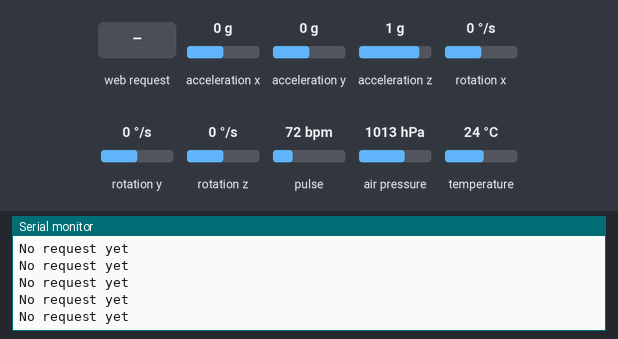
A sketch run on a simulated ESP32. On the bench: the last lines printed to the serial monitor. Inputs (shaded band) come from the test bench; at power-on: acceleration x 0 g, acceleration y 0 g, acceleration z 1 g, rotation x 0 °/s, rotation y 0 °/s, rotation z 0 °/s, pulse 72 bpm, air pressure 1013 hPa, temperature 24 °C. WiFi joins after 1.5 s; servers stay silent unless stated.

Above: at 4.0 s.
4.1 s: HTTP request GET / received
5.6 s: HTTP request GET /bpm received
At 5.76 s:
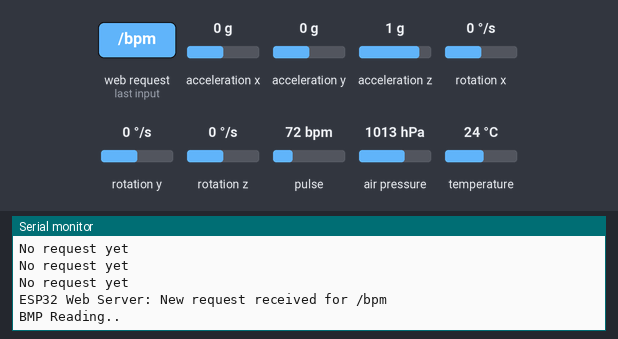
7.1 s: HTTP request GET /hr received
At 7.43 s:
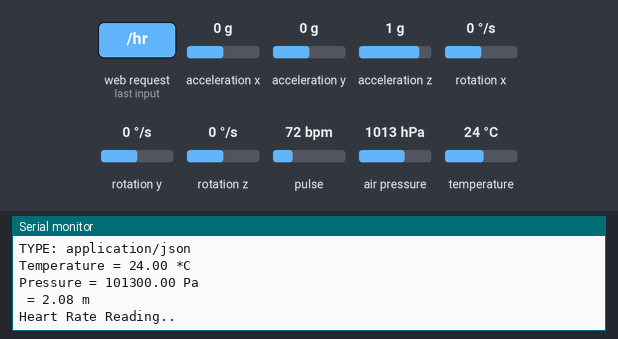
8.7 s: HTTP request GET /axo received
At 8.89 s:
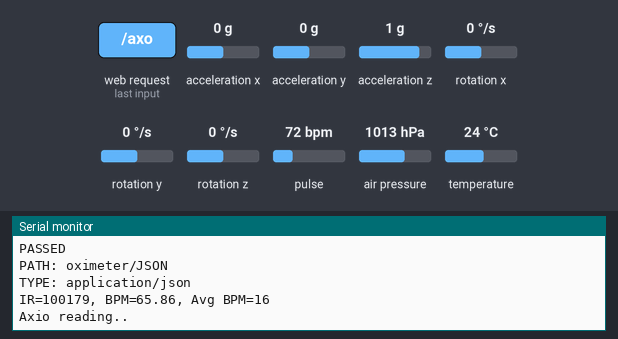
Timing chart, 0 to 11.2 s (numbered marks = the images above; inputs shaded):
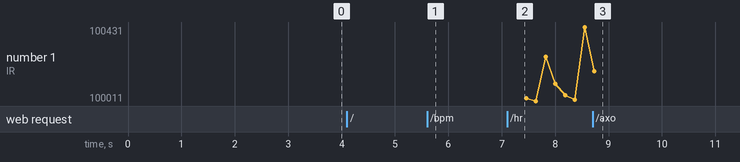

Measured:
- after the input at 5.6 s, the serial monitor: prints a new line at once (image 1)
- after the input at 7.1 s, the serial monitor: prints a new line at once (image 2)
- after the input at 8.7 s, the serial monitor: prints a new line at once (image 3)

The sketch:

IOTmain.ino
```cpp
#include <ArduinoJson.h>
#include <Adafruit_MPU6050.h>
#include <Wire.h>
#include <SPI.h>
#include <Adafruit_BMP280.h>
#include "MAX30105.h"
#include "heartRate.h"
#include <WiFi.h>
#include <FirebaseESP32.h>
#include <Arduino.h>
#include <ESPAsyncWebServer.h>
//Provide the token generation process info.
#include "addons/TokenHelper.h"
//Provide the RTDB payload printing info and other helper functions.
#include "addons/RTDBHelper.h"

// Insert your network credentials
#define WIFI_SSID "Starlink-2.4G"
#define WIFI_PASSWORD "Rksecu_4"

#define API_KEY "AIzaSyDSCCwmVPMFZCwig5jI2liL_Wq0cXOdkYw"
#define DATABASE_URL "https://iotnsbm-9c86b-default-rtdb.asia-southeast1.firebasedatabase.app/"

//Define Firebase Data object
FirebaseData fbdo;

FirebaseAuth auth;
FirebaseConfig config;

unsigned long sendDataPrevMillis = 0;
int count = 0;
bool signupOK = false;

const byte RATE_SIZE = 4; //Increase this for more averaging. 4 is good.
byte rates[RATE_SIZE]; //Array of heart rates
byte rateSpot = 0;
long lastBeat = 0; //Time at which the last beat occurred

float beatsPerMinute;
int beatAvg;

AsyncWebServer server(80);

#define BMP_SCK  (13)
#define BMP_MISO (12)
#define BMP_MOSI (11)
#define BMP_CS   (10)

Adafruit_BMP280 bmp; // I2C
Adafruit_MPU6050 mpu;
MAX30105 particleSensor;

int range = 4;

void setupBMP(){
  while ( !Serial ) delay(100);   // wait for native usb
  Serial.println(F("BMP280 Init"));
  unsigned status;
  //status = bmp.begin(BMP280_ADDRESS_ALT, BMP280_CHIPID);
  status = bmp.begin();
  if (!status) {
    Serial.println(F("Could not find a valid BMP280 sensor, check wiring or "
                      "try a different address!"));
    Serial.print("SensorID was: 0x"); Serial.println(bmp.sensorID(),16);
    Serial.print("        ID of 0xFF probably means a bad address, a BMP 180 or BMP 085\n");
    Serial.print("   ID of 0x56-0x58 represents a BMP 280,\n");
    Serial.print("        ID of 0x60 represents a BME 280.\n");
    Serial.print("        ID of 0x61 represents a BME 680.\n");
    while (1) delay(10);
  }

  /* Default settings from datasheet. */
  bmp.setSampling(Adafruit_BMP280::MODE_NORMAL,     /* Operating Mode. */
                  Adafruit_BMP280::SAMPLING_X2,     /* Temp. oversampling */
                  Adafruit_BMP280::SAMPLING_X16,    /* Pressure oversampling */
                  Adafruit_BMP280::FILTER_X16,      /* Filtering. */
                  Adafruit_BMP280::STANDBY_MS_500); /* Standby time. */
}

void outBMP(){

    FirebaseJson bmpsensor_json;

    bmpsensor_json.add("Temperature", bmp.readTemperature());
    bmpsensor_json.add("Pressure", bmp.readPressure());
    bmpsensor_json.add("Approxaltitude", bmp.readAltitude(1013.25));

    if (Firebase.ready() && signupOK && (millis() - sendDataPrevMillis > 150 || sendDataPrevMillis == 0)){
    sendDataPrevMillis = millis();

    if (Firebase.setJSON(fbdo,"/bpmsensor", bmpsensor_json)) {
      Serial.println("PASSED");
      Serial.println("PATH: bpmsensor/JSON");
      Serial.println("TYPE: application/json");
    } else {
      Serial.println("FAILED");
      Serial.println("REASON: " + fbdo.errorReason());
    }
    }

    Serial.print(F("Temperature = "));
    Serial.print(bmp.readTemperature());
    Serial.println(" *C");

    Serial.print(F("Pressure = "));
    Serial.print(bmp.readPressure());
    Serial.println(" Pa");

    Serial.print(F(" = "));
    Serial.print(bmp.readAltitude(1013.25)); /* Adjusted to local forecast! */
    Serial.println(" m");

    Serial.println();
    delay(100);

}

void setupHR(){
    // Initialize sensor
  if (!particleSensor.begin(Wire, I2C_SPEED_FAST)) //Use default I2C port, 400kHz speed
  {
    Serial.println("MAX30105 was not found. Please check wiring/power. ");
    while (1);
  }
  Serial.println("Place your index finger on the sensor with steady pressure.");

  particleSensor.setup(); //Configure sensor with default settings
  particleSensor.setPulseAmplitudeRed(0x0A); //Turn Red LED to low to indicate sensor is running
  particleSensor.setPulseAmplitudeGreen(0); //Turn off Green LED
}

void getHeartRate(){
  long irValue = particleSensor.getIR();

  if (checkForBeat(irValue) == true)
  {
    //We sensed a beat!
    long delta = millis() - lastBeat;
    lastBeat = millis();

    beatsPerMinute = 60 / (delta / 1000.0);

    if (beatsPerMinute < 255 && beatsPerMinute > 20)
    {
      rates[rateSpot++] = (byte)beatsPerMinute; //Store this reading in the array
      rateSpot %= RATE_SIZE; //Wrap variable

      //Take average of readings
      beatAvg = 0;
      for (byte x = 0 ; x < RATE_SIZE ; x++)
        beatAvg += rates[x];
      beatAvg /= RATE_SIZE;
    }
  }

  FirebaseJson oximeter_json;

  oximeter_json.add("IR", irValue);
  oximeter_json.add("BPM", beatsPerMinute);
  oximeter_json.add("AvgBPM", beatAvg);

   if (Firebase.ready() && signupOK && (millis() - sendDataPrevMillis > 150 || sendDataPrevMillis == 0)){
    sendDataPrevMillis = millis();

    if (Firebase.setJSON(fbdo,"/oximeter", oximeter_json)) {
      Serial.println("PASSED");
      Serial.println("PATH: oximeter/JSON");
      Serial.println("TYPE: application/json");
    } else {
      Serial.println("FAILED");
      Serial.println("REASON: " + fbdo.errorReason());
    }
    }

  Serial.print("IR=");
  Serial.print(irValue);
  Serial.print(", BPM=");
  Serial.print(beatsPerMinute);
  Serial.print(", Avg BPM=");
  Serial.print(beatAvg);

  if (irValue < 50000)
    Serial.print(" No finger?");

  Serial.println();
}

void setupAXO(){
  while (!Serial)
    delay(10); // will pause Zero, Leonardo, etc until serial console opens

  Serial.println("Adafruit MPU6050 test!");

  // Try to initialize!
  if (!mpu.begin()) {
    Serial.println("Failed to find MPU6050 chip");
    while (1) {
      delay(10);
    }
  }
  Serial.println("MPU6050 Found!");

  //setupt motion detection
  mpu.setHighPassFilter(MPU6050_HIGHPASS_0_63_HZ);
  mpu.setMotionDetectionThreshold(1);
  mpu.setMotionDetectionDuration(20);
  mpu.setInterruptPinLatch(true);	// Keep it latched.  Will turn off when reinitialized.
  mpu.setInterruptPinPolarity(true);
  mpu.setMotionInterrupt(true);

  Serial.println("");
  delay(100);
}

void useAXIO() {
  if (mpu.getMotionInterruptStatus()) {
    /* Get new sensor events with the readings */
    sensors_event_t a, g, temp;
    mpu.getEvent(&a, &g, &temp);

    // Create a JSON object
    FirebaseJson accelerometer_json;

    // Populate JSON object with sensor data
    accelerometer_json.add("AccelX", a.acceleration.x);
    accelerometer_json.add("AccelY", a.acceleration.y);
    accelerometer_json.add("AccelZ", a.acceleration.z);
    accelerometer_json.add("GyroX", g.gyro.x);
    accelerometer_json.add("GyroY", g.gyro.y);
    accelerometer_json.add("GyroZ", g.gyro.z);

    // Serialize JSON object to string
    String jsonString;
     if (Firebase.ready() && signupOK && (millis() - sendDataPrevMillis > 150 || sendDataPrevMillis == 0)){
    sendDataPrevMillis = millis();

    if (Firebase.setJSON(fbdo,"/accelerometer", accelerometer_json)) {
      Serial.println("PASSED");
      Serial.println("PATH: accelerometer/JSON");
      Serial.println("TYPE: application/json");
    } else {
      Serial.println("FAILED");
      Serial.println("REASON: " + fbdo.errorReason());
    }
    }
  }

  delay(100);
}


void setupFirebase(){
  /* Assign the api key (required) */
  config.api_key = API_KEY;

  /* Assign the RTDB URL (required) */
  config.database_url = DATABASE_URL;

  /* Sign up */
  if (Firebase.signUp(&config, &auth, "", "")){
    Serial.println("ok");
    signupOK = true;
  }
  else{
    Serial.printf("%s\n", config.signer.signupError.message.c_str());
  }

  /* Assign the callback function for the long running token generation task */
  config.token_status_callback = tokenStatusCallback; //see addons/TokenHelper.h

  Firebase.begin(&config, &auth);
  Firebase.reconnectWiFi(true);
}


void setupWIFI(){
    WiFi.begin(WIFI_SSID, WIFI_PASSWORD);
    Serial.println("\nConnecting");

    while(WiFi.status() != WL_CONNECTED){
        Serial.print(".");
        delay(100);
    }

    Serial.println("\nConnected to the WiFi network");
    Serial.print("Local ESP32 IP: ");
    Serial.println(WiFi.localIP());
    setupFirebase();
    FirebaseJson ip_json;

    ip_json.add("IP", WiFi.localIP().toString());
    if (Firebase.ready() && signupOK && (millis() - sendDataPrevMillis > 150 || sendDataPrevMillis == 0)){
    sendDataPrevMillis = millis();

    if (Firebase.setJSON(fbdo,"/IP", ip_json)) {
      Serial.println("PASSED");
      Serial.println("PATH: IP/JSON");
      Serial.println("TYPE: application/json");
    } else {
      Serial.println("FAILED");
      Serial.println("REASON: " + fbdo.errorReason());
    }
}}

void setup() {
  Serial.begin(115200);
  delay(1000);
  setupWIFI();
  setupBMP();
  setupHR();
  setupAXO();

  // Print the ESP32's IP address
  Serial.print("ESP32 Web Server's IP address: ");
  Serial.println(WiFi.localIP());

  // Define a route to serve the HTML page
  server.on("/", HTTP_GET, [](AsyncWebServerRequest* request) {
    Serial.println("ESP32 Web Server: New request received:");  // for debugging
    Serial.println("GET /");        // for debugging
    request->send(200, "text/html", "<html><body><h1>Hello, ESP32!</h1></body></html>");
  });

  // Define routes
server.on("/bpm", HTTP_GET, [](AsyncWebServerRequest* request) {
  Serial.println("ESP32 Web Server: New request received for /bpm");  // for debugging
  range = 1;
  request->send(200, "text/plain", "BPM Started"); // Send response
});

server.on("/hr", HTTP_GET, [](AsyncWebServerRequest* request) {
  Serial.println("ESP32 Web Server: New request received for /hr");  // for debugging
  range = 0;
  request->send(200, "text/plain", "HR started"); // Send response
});

server.on("/free", HTTP_GET, [](AsyncWebServerRequest* request) {
  Serial.println("ESP32 Web Server: New request received for /hr");  // for debugging
  range = 4;
  request->send(200, "text/plain", "Module in free state"); // Send response
});

server.on("/axo", HTTP_GET, [](AsyncWebServerRequest* request) {
  Serial.println("ESP32 Web Server: New request received for /axo");  // for debugging
  range = 2;
  request->send(200, "text/plain", "AXO Started"); // Send response
});

  // Start the server
  server.begin();

  setupFirebase();
  setupBMP();
  setupHR();
  setupAXO();

}

void loop() {

    switch (range) {
      case 0:  // your hand is on the sensor
        Serial.println("Heart Rate Reading..");
        getHeartRate();
        break;
      case 1:  // your hand is close to the sensor
        Serial.println("BMP Reading..");
        outBMP();
        break;
      case 2:  // your hand is a few inches from the sensor
        Serial.println("Axio reading..");
        useAXIO();
        break;
      case 4:  // your hand is a few inches from the sensor
        Serial.println("No request yet");
        break;
      default: // handle invalid input
        Serial.println("Invalid input. Please enter a value between 0 and 2.");
        break;
    }

  delay(20);  // delay in between reads for stability


}
```
